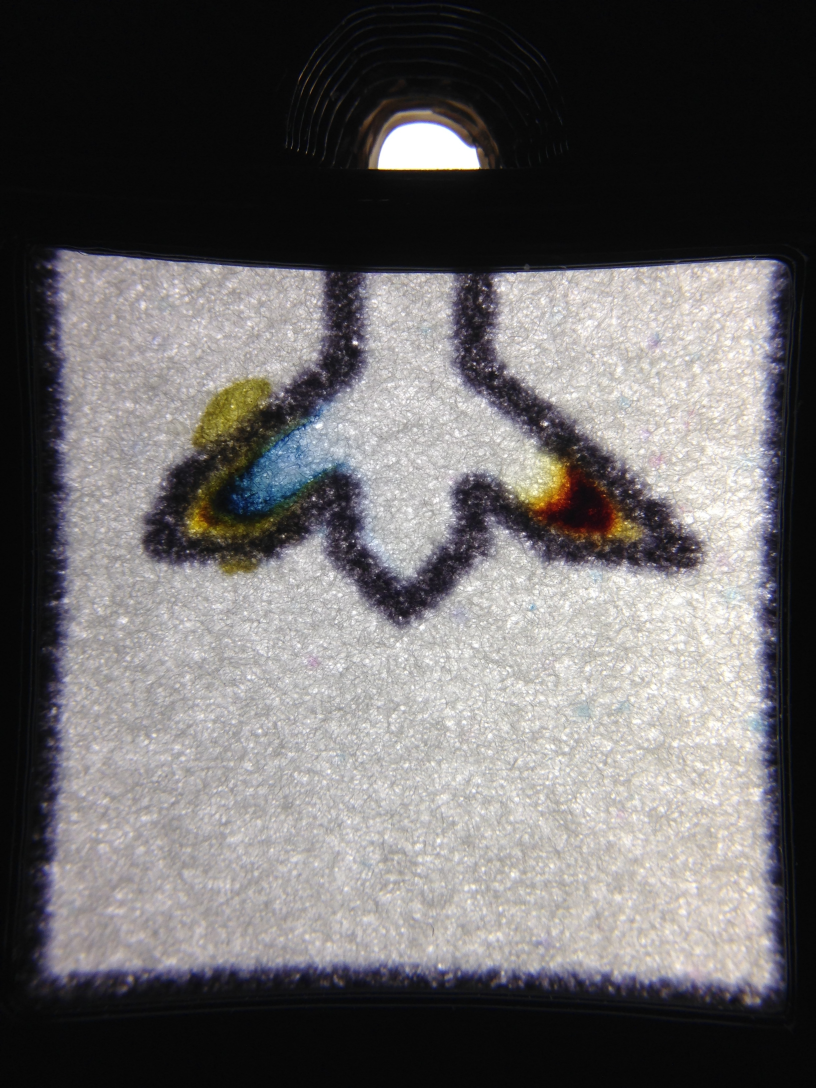
#> input picture examples/bio_detector/images/IMG_2836.jpg, 2448 x 3264 px (shown at 1/3 size)
$ python bio_detector.py   (older library calls are emulated)
#> lines starting #> are read from the running program, lines starting #| are printed output that depends on the picture; after the words box and inside, x2 and y2 are one past the last pixel; in counts of white or black regions, pixels touching at a corner belong together
#!/usr/bin/env python
import os

import cv2
import numpy as np
from matplotlib import pyplot as plt

# GLOBAL VARS


def detect(roi, detect_type, debug=False):
    colour_types = {
        "PROTEIN": {  # RED
            "lower_bound": np.array([0, 100, 0]),
            "upper_bound": np.array([10, 255, 150])
        },
        "GLUCOSE": {  # BLUE
            "lower_bound": np.array([75, 100, 100]),
            "upper_bound": np.array([130, 255, 255])
        }
    }
    hsv_img = cv2.cvtColor(roi, cv2.COLOR_BGR2HSV)
    thresh_img = cv2.inRange(
        hsv_img,
        colour_types[detect_type]["lower_bound"],
        colour_types[detect_type]["upper_bound"]
    )

    # identify contours
    detected = None
    contours, hierarchy = cv2.findContours(
        thresh_img,
        cv2.RETR_TREE,
        cv2.CHAIN_APPROX_SIMPLE
    )
    for i in range(len(contours)):
        if cv2.arcLength(contours[i], True) > 150:
            if detect_type == "PROTEIN":
                cv2.drawContours(roi, contours, i, (0, 255, 0), 3)
            elif detect_type == "GLUCOSE":
                cv2.drawContours(roi, contours, i, (0, 0, 255), 3)
            detected = contours[i]
            break

    # show detected regions
    if debug:
        cv2.imshow("Detected", roi)

    return detected


def segment_roi(img_path, debug=False):
#> called with debug = False
    img = cv2.imread(img_path, 0)
#> img: shape (3264, 2448); min 0, max 255, mean 104.2
    img = cv2.resize(img, (0, 0), fx=0.2, fy=0.2)
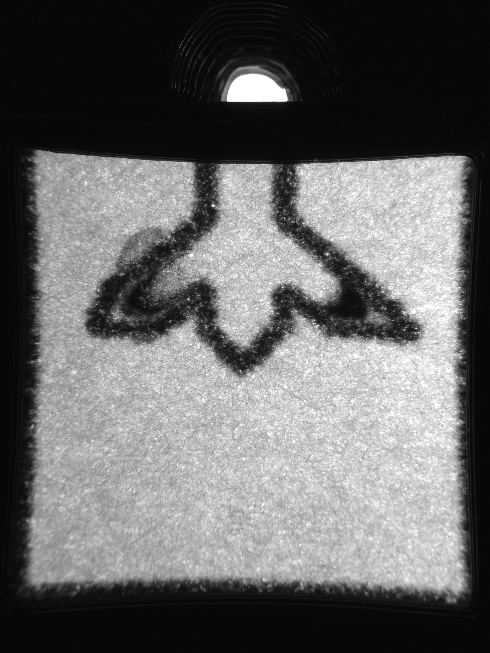
#> img: shape (653, 490); min 1, max 255, mean 104.1

    # create threshold image
    img = cv2.inRange(img, 20, 255, cv2.cv.CV_THRESH_BINARY)
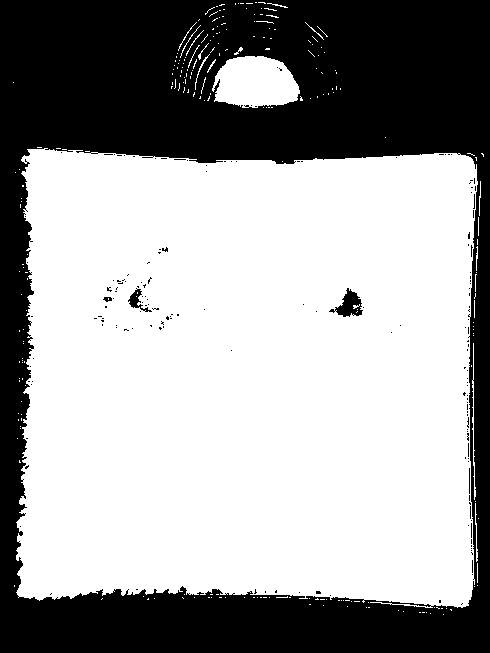
#> img: shape (653, 490); 62.6% white; 162 black regions (157 under 20 px)
    if debug:
        cv2.imshow("Detection Paper Threshold", img)

    # find only the detection paper by finding the largest contour
    contours, hierarchy = cv2.findContours(
        img,
        cv2.RETR_TREE,
        cv2.CHAIN_APPROX_SIMPLE
    )
#> contours = 451 contours, 433 with area under 20; largest, box (x1, y1, x2, y2) and area: (16, 148, 478, 608) 195633, (212, 56, 300, 108) 3402, (334, 287, 364, 318) 516, (127, 288, 153, 313) 232, (468, 467, 471, 495) 52
    largest = contours[0]
#> largest = [[443, 614]]
    largest_index = 0
    for i in range(len(contours)):
        if cv2.arcLength(contours[i], True) > cv2.arcLength(largest, True):
            largest = contours[i]
            largest_index = i
#> this loop made 451 passes
#> largest on passes 4, 19, 45, 53: [[422, 612], [424, 612]], [[354, 601], [359, 601]], [[287, 596], [286, 597], [276, 597], [287, 597]], [[477, 563], [477, 582]]
#> after the loop, largest = contour of 994 points, box (x1, y1, x2, y2) (16, 148, 478, 608), area 195633; largest_index = 114
    x, y, w, h = cv2.boundingRect(largest)
#> x = 16; y = 148; w = 462; h = 460

    # draw detected area
    if debug:
        debug_img = cv2.imread(img_path)
        debug_img = cv2.resize(debug_img, (0, 0), fx=0.2, fy=0.2)
        cv2.drawContours(debug_img, contours, largest_index, (0, 255, 0), 3)
        cv2.rectangle(debug_img, (x, y), (x + w, y + h), (255, 0, 0), 2)
        cv2.imshow("Detection Paper", debug_img)

    # segemnt region of interst
    roi = cv2.imread(img_path)
#> roi is the input picture: shape (3264, 2448, 3); mean B, G, R 103.9, 103.4, 106
    roi = cv2.resize(roi, (0, 0), fx=0.2, fy=0.2)
#> roi: shape (653, 490, 3)
    roi = roi[y: y + h, x: x + w]
#> roi: shape (460, 462, 3)

    return roi


if __name__ == "__main__":
    debug = True
    script_path = os.path.dirname(os.path.realpath(__file__))
    # img_path = os.path.join(script_path, "images/IMG_2813.jpg")
    # img_path = os.path.join(script_path, "images/IMG_2859.jpg")
    img_path = os.path.join(script_path, "images/IMG_2836.jpg")

    # get region of interest
    roi = segment_roi(img_path, False)

    # detect protein and gluecose
    protein = detect(roi, "PROTEIN", True)
#> in detect, `hsv_img = cv2.cvtColor(roi, cv2.COLOR_BGR2HSV)`: hsv_img: shape (460, 462, 3); mean H, S, V 73.7, 26.3, 156.9
#> in detect, `thresh_img = cv2.inRange( hsv_img, colour_types[detect_type]["lower_bo..`:
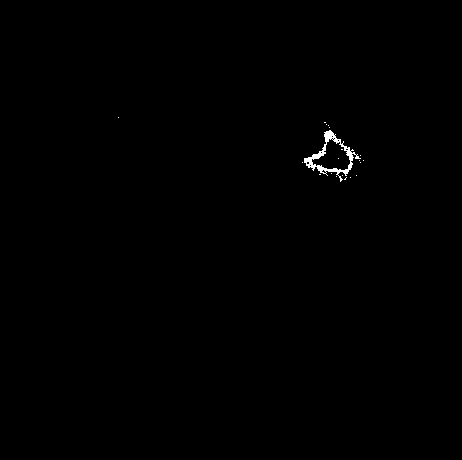
#> thresh_img: shape (460, 462); 0.29% white; 20 white regions (19 under 20 px)
#> in detect, `contours, hierarchy = cv2.findContours( thresh_img, cv2.RETR_TREE, cv2..`: contours = 31 contours, 29 with area under 20; largest, box (x1, y1, x2, y2) and area: (304, 130, 361, 182) 1157, (311, 138, 351, 171) 722
#> the loop in detect, `for i in range(len(contours)):` made 13 passes
#> after the loop in detect, `for i in range(len(contours)):`:
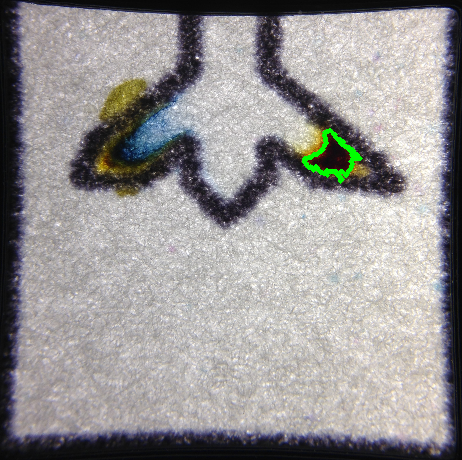
#> roi: shape (460, 462, 3); mean B, G, R 150.1, 150.2, 152.8
#> protein = contour of 153 points, box (x1, y1, x2, y2) (304, 130, 361, 182), area 1157
    glucose = detect(roi, "GLUCOSE", True)
#> call 2 of detect, with detect_type = 'GLUCOSE', debug = True
#> in detect (call 2), `hsv_img = cv2.cvtColor(roi, cv2.COLOR_BGR2HSV)`: hsv_img: shape (460, 462, 3); mean H, S, V 73.8, 26.6, 157.6
#> in detect (call 2), `thresh_img = cv2.inRange( hsv_img, colour_types[detect_type]["lower_bo..`:
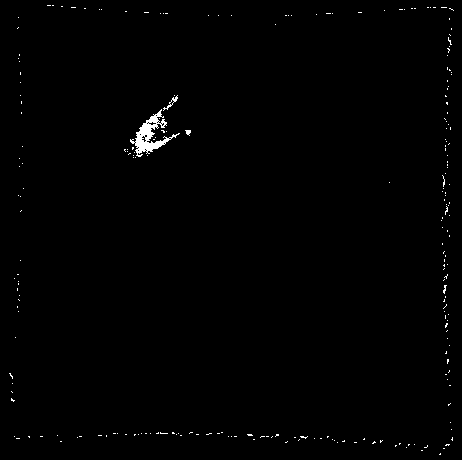
#> thresh_img: shape (460, 462); 0.65% white; 229 white regions (226 under 20 px)
#> in detect (call 2), `contours, hierarchy = cv2.findContours( thresh_img, cv2.RETR_TREE, cv2..`: contours = 249 contours, 247 with area under 20; largest, box (x1, y1, x2, y2) and area: (130, 109, 180, 157) 622, (163, 95, 178, 111) 35
#> after the loop in detect (call 2), `for i in range(len(contours)):`:
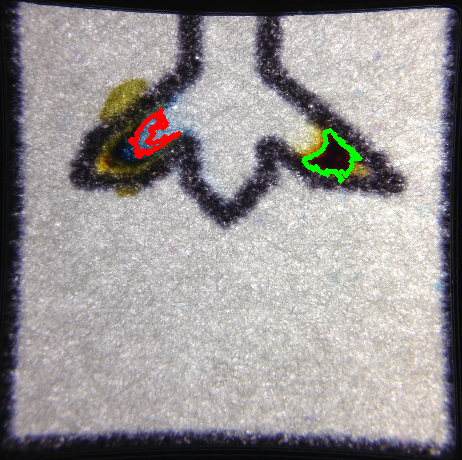
#> roi: shape (460, 462, 3); 0.46% of pixels changed, all inside (x1, y1, x2, y2) = (128, 107, 182, 159)
#> glucose = contour of 211 points, box (x1, y1, x2, y2) (130, 109, 180, 157), area 622

    # plot histogram
    plt.xlabel("Pixel Value")
    plt.ylabel("Frequency")
    plt.hist(protein.ravel(), 256, [0, 256])
    plt.hist(glucose.ravel(), 256, [0, 256])
    plt.show()
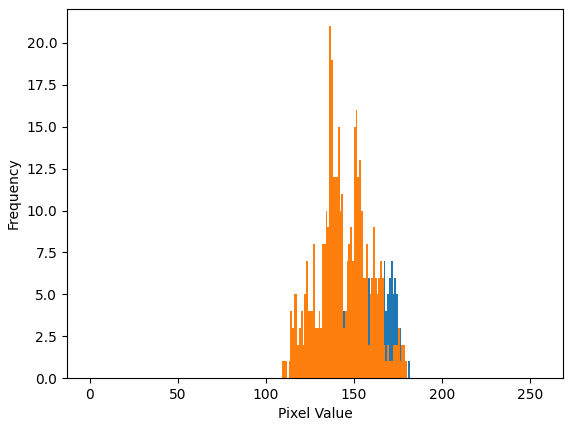
#> figure drawn by matplotlib, 1 panel; tallest bar 21 high, from x = 136 to 137

    # block till you receive keyboard event
    if debug:
        cv2.waitKey(0)
